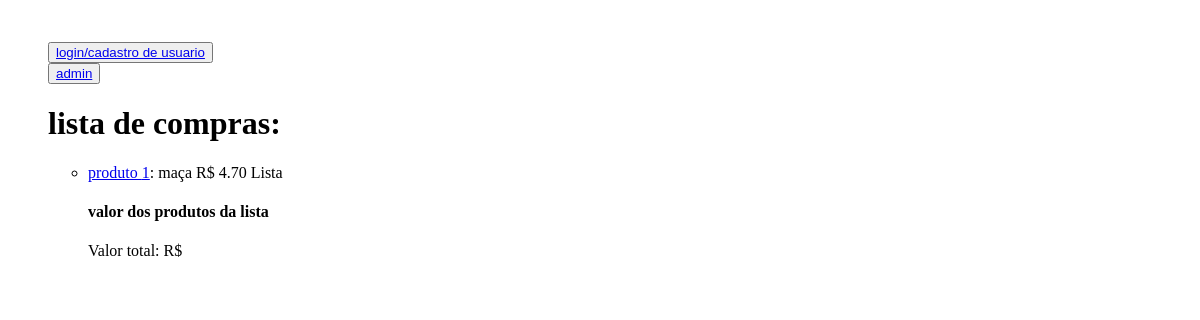
The page /aplicacao/ on the database as committed earlier.
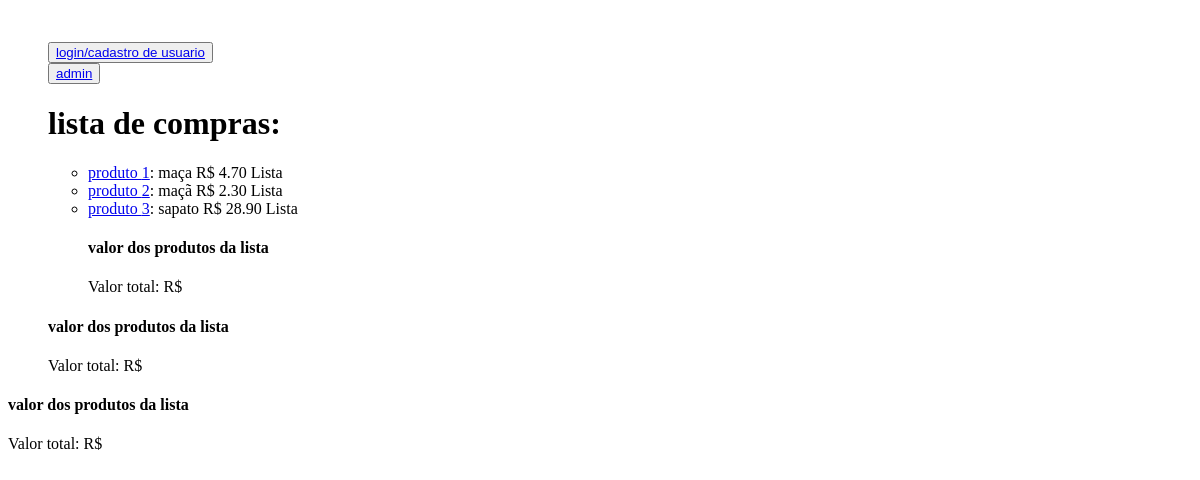
The same page on the database as committed later.
### aplicacao/models.py (models this page shows, shortened)
class Aplicacao(models.Model):
    compra = models.CharField(max_length=64)
    preco = models.DecimalField(max_digits=10, decimal_places=2)
    lista = models.ForeignKey(Lista, on_delete=models.CASCADE)

### aplicacao/views.py (the view)
# urls.py: path('', views.index, name="index"),
def index(request):
    return render(request, "aplicacao/index.html", {
        "aplicacao": Aplicacao.objects.all()
    })

### aplicacao/templates/aplicacao/index.html (shortened to what this page needs)
{% block body %}
<ul>
    <button>
        <a href="{% url 'inicio' %}">login/cadastro de usuario</a>
    </button>
    <br>
    <button>
        <a href="admin">admin</a>
    </button>
    <br>
    <h1>lista de compras:</h1>
    <ul>
        {% for aplicacao in aplicacao %}
           <li><a href="{% url 'aplicacao' aplicacao.id %}">produto {{ aplicacao.id }}</a>: {{ aplicacao.compra }} R$ {{ aplicacao.preco }} Lista {{ aplicacao.lista }}</li>
        {% endfor %}
    </ul>
    <ul>
        {% for aplicacao in aplicacao %}
        <h4>valor dos produtos da lista {{ aplicacao.lista }}</h4>
        <p>Valor total: R$ {{ preco_total }}</p>
    </ul>
    {% endfor %}
{% endblock %}

Rows that differ between the two databases and show on the page:
added Aplicacao: id "2", compra "maçã", preco "2.30"
added Aplicacao: id "3", compra "sapato", preco "28.90"
